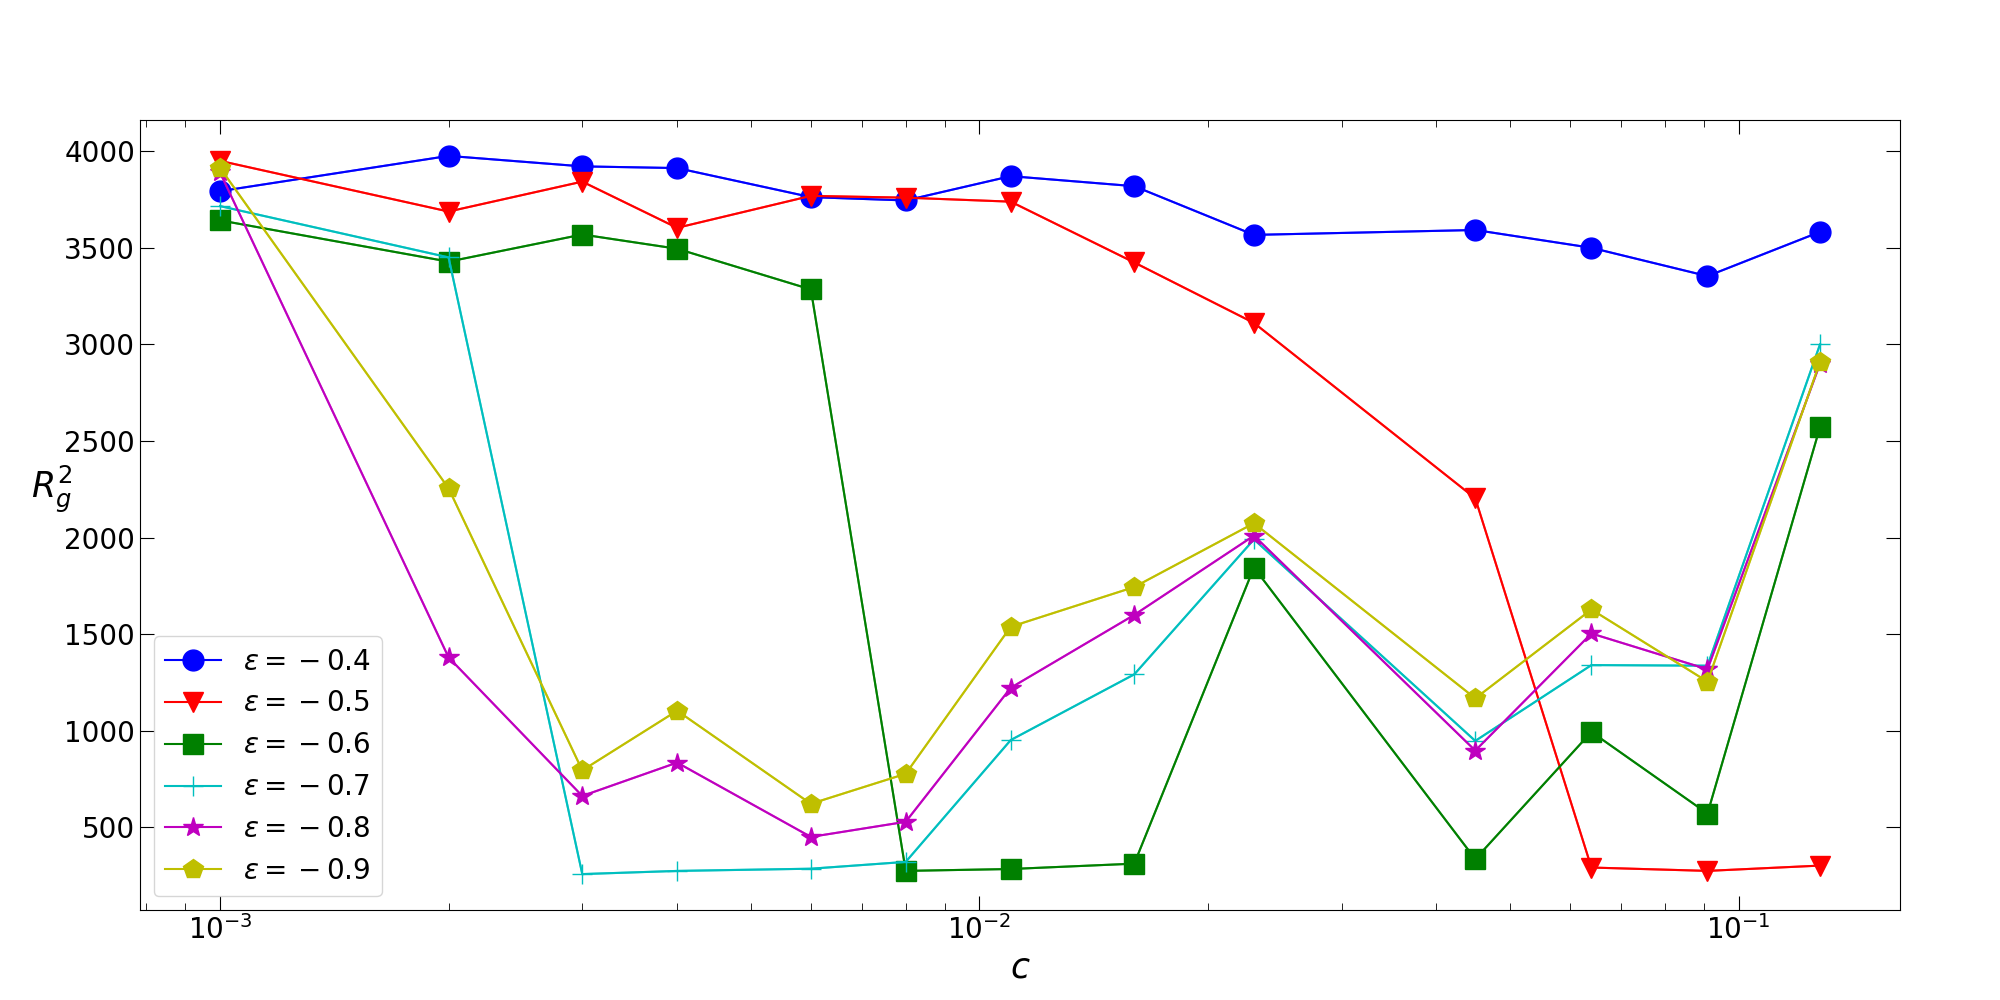

Here is the Python script that generated this plot:
import numpy as np
from matplotlib import pyplot as plt
import os
import re
import sys 
import matplotlib

matplotlib.rcParams.update({'font.size': 20})
plt.rc('text', usetex=True)
plt.rc('font', family='serif')
file = "Rg2_c_GPU.dat"
c_ges = np.loadtxt(file, unpack=True)[0]
c_cos = np.loadtxt(file, unpack=True)[1]
Rg2 = np.loadtxt(file, unpack=True)[2]
eps = np.loadtxt(file, unpack=True)[3]
k=int(0.0)
plt.figure(figsize=(20,10))
colors = np.array(["b","r","g","c","m","y","k"])
markers = np.array(["o","v","s","+","*","p","x"])
for e in [-0.4,-0.5,-0.6,-0.7,-0.8,-0.9]: 
    Rg2plot = np.array([])
    cplot = np.array([])
    for i in np.arange(eps.size):
        #print(N[i])
        if eps[i] == e:
            Rg2plot=np.append(Rg2plot,Rg2[i])
            cplot=np.append(cplot,c_ges[i])

    sort = np.argsort(cplot)
    Rg2plot, cplot = Rg2plot[sort], cplot[sort]
    
    ## Vor dem Plotten Datei anlegen, wenn gewünscht:
    try:
        #print(sys.argv[1])
        if sys.argv[1]=="dat":
            data = np.transpose(np.array([cplot,Rg2plot]))
            #print(data)
            np.savetxt("Rg2_c_E{}_GPU.dat".format(e), data, delimiter= "            ", fmt="%07.3f",
                       header="c                Rg2        epsilon={} ".format(e))
    except Exception:
        if k == 0:
            print("Turn on .dat/.png output by handing over argument dat/png")



    plt.subplot(1,1,1)
    ax=plt.subplot(1,1,1)
    ax.grid()
    plt.xlabel(r"$c$",fontsize=25)
    plt.ylabel(r"$R_g^2$",rotation=0,fontsize=25)
    #plt.xlim(10**-3,10**0)
    ax.yaxis.set_label_coords(-0.05,0.5)
    plt.semilogx(cplot,Rg2plot, label=r"$\epsilon={}$".format(float(e)),
             color=colors[k],marker=markers[k],basex=10,ms=15)
    plt.semilogx(cplot,Rg2plot,alpha=0.6, color=colors[k],basex=10)
    ax.tick_params(left=True,right=True,bottom=True,top=True,which='major',length=10)
    ax.tick_params(right=True, direction='in',which='both')
    ax.tick_params(left=True,right=True,bottom=True,top=True,which='minor',length=5)
 #   plt.title(r"GPU: "
  #            +  r"Gyrationsradius der Einzelkette bei variabler Gesamt-"
   #           + "Konzentration $c$ \n für verschiedene Wechselwirkungsenergien"
    #          + r" $\epsilon$")
    plt.legend(prop={'size': 20})
    k+=1

#plt.yticks(plt.yticks()[0][::2])
plt.subplots_adjust(left=0.07,bottom=0.09,right=0.95)
for i in np.arange(len(sys.argv)):
    if sys.argv[i] == "png":
        plt.savefig("../../../ownCloud/SS18/BA/Vortrag/Bilder/Rg2_c_plot_GPU.png")
        
plt.show()

